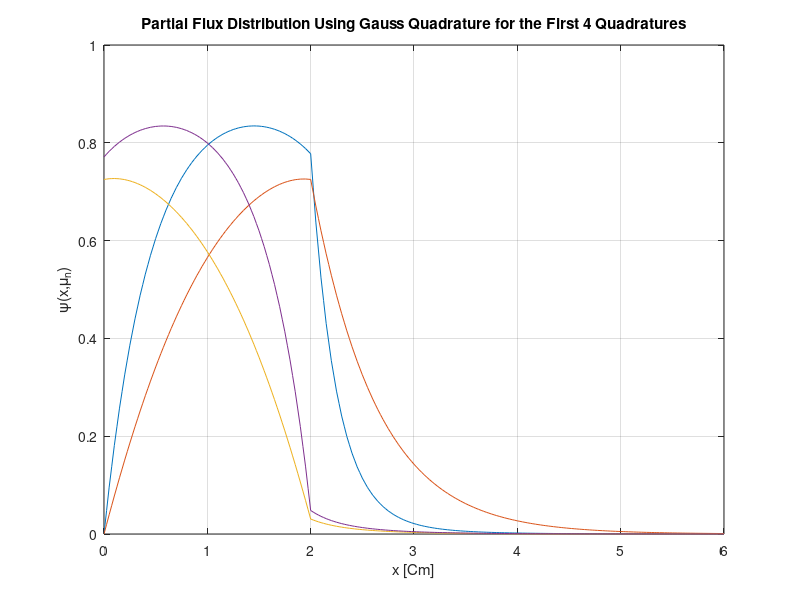
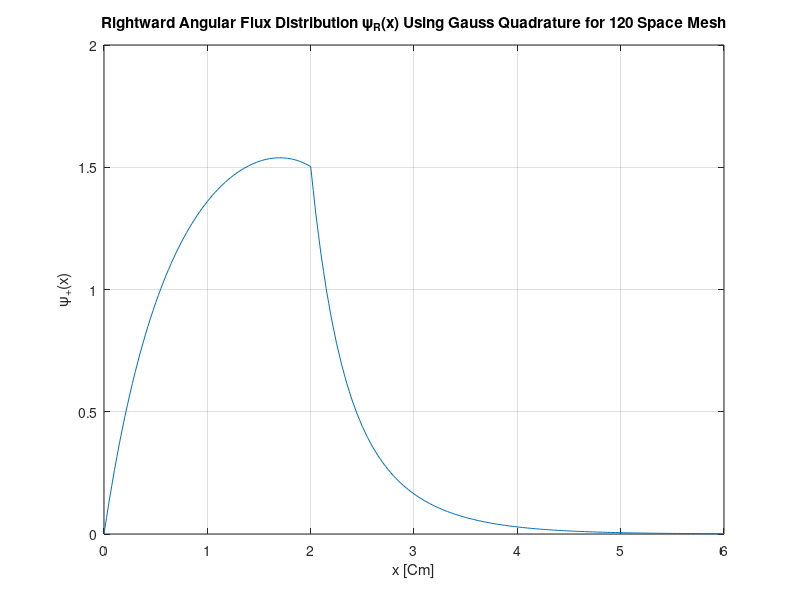
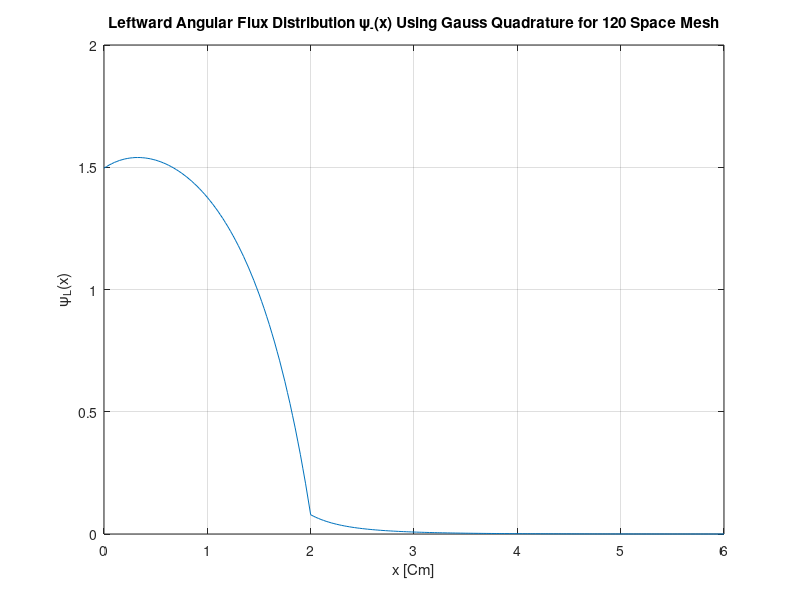
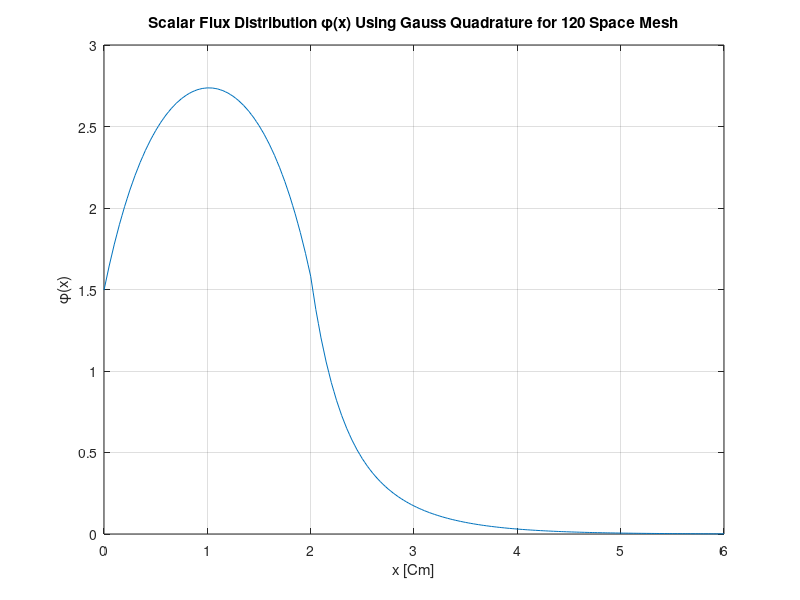

Source code (MATLAB) for these figures, in order:
% Gauss Quadrature
clc;
clear;
close all
N=4;         % order of the discrete ordinate
l=240;       % number of space meshes
L=6;         % thikness of the whole slab
del=L/(l/2);
mu=[0.33998 0.86114 -0.86114 -0.33998];   % Gauss values of the angle
w=[0.65215 0.34785 0.34785 0.65215];

m=1;
max_ephi=5;
while max_ephi>0.000001         % converging criteria
    
m=m+1;

if m==2;
    
    for i=2:2:l
        
        if i<=l/3        % taking care of the different regions
          s=1;
        else
          s=0;
        end
     Q(i,1)=0.5*s;
     phi(i,m-1)=0;
    end
else
    
    for i=2:2:l
    phi(i,m-1)=0;
    for n=1:N
    phi(i,m-1)=phi(i,m-1)+(w(n)*eps(i,n,m-1));
    end
    ephi(i/2,m-2)=(abs(phi(i,m-1)-phi(i,m-2))/phi(i,m-1));
    
    if i<=l/3
       seg_s=0.5;s=1;
    else
       seg_s=0.3;s=0;
    end
    Q(i,m-1)=0.5*((seg_s*phi(i,m-1))+s);
    end
    max_ephi=max(ephi);
end

for n=1:N
    
if mu(n)>0      % forward sweeping
    
    eps(1,n,m)=0;
    
for i=2:2:l

    if i<=l/3
       seg_t=1;seg_s=0.5;s=1;
    else
       seg_t=1.5;seg_s=0.3;s=0;
    end
    
A(i,n)=((2*mu(n)-seg_t*del)/(2*mu(n)+seg_t*del));
B(i,n)=((2*del)/(2*mu(n)+seg_t*del));

eps(i+1,n,m)=(A(i,n)*eps(i-1,n,m))+(B(i,n)*Q(i,m-1));

end

else                 % backward sweeping
    eps(l+1,n,m)=0;
    
for i=l:-2:2

    if i<=l/3
       seg_t=1;seg_s=0.5;s=1;
    else
       seg_t=1.5;seg_s=0.3;s=0;
    end
A(i,n)=((2*mu(n)+seg_t*del)/(2*mu(n)-seg_t*del));
B(i,n)=((-2*del)/(2*mu(n)-seg_t*del));

eps(i-1,n,m)=(A(i,n)*eps(i+1,n,m))+(B(i,n)*Q(i,m-1));

end

end

end

    for n=1:N
    for i=2:2:l
    eps(i,n,m)=0.5*(eps(i+1,n,m)+eps(i-1,n,m));  % calculating central flux
    end
    end
    
end

% calculating the scalar flux
    for i=1:l+1
        flux(i)=0;
    for n=1:N
        flux(i)=flux(i)+eps(i,n,m);
    end
    end
    
% Calculating the rightward angular flux
for i=1:l+1
    Reps(i)=0;
    Leps(i)=0;
for n=1:2
    Reps(i)=Reps(i)+eps(i,n,m);
end

for n=3:4
    Leps(i)=Leps(i)+eps(i,n,m);
end
end
    
    
m    % number of iterations till we match our criteria
     % plotting eps as a function of position for each ordinate angle
x=linspace(0,L,l+1);

figure
for n=1:N
plot(x,eps(:,n,m))
hold on
end
grid on
xlabel('x [Cm]')
ylabel('\psi(x,\mu_n)')
title('Partial Flux Distribution Using Gauss Quadrature for the First 4 Quadratures')

figure
plot(x,Reps(:))
grid on
xlabel('x [Cm]')
ylabel('\psi_+(x)')
title('Rightward Angular Flux Distribution \psi_R(x) Using Gauss Quadrature for 120 Space Mesh')

figure
plot(x,Leps(:))
grid on
xlabel('x [Cm]')
ylabel('\psi_L(x)')
title('Leftward Angular Flux Distribution \psi_-(x) Using Gauss Quadrature for 120 Space Mesh')


figure
plot(x,flux(:))
grid on
xlabel('x [Cm]')
ylabel('\phi(x)')
title('Scalar Flux Distribution \phi(x) Using Gauss Quadrature for 120 Space Mesh')
